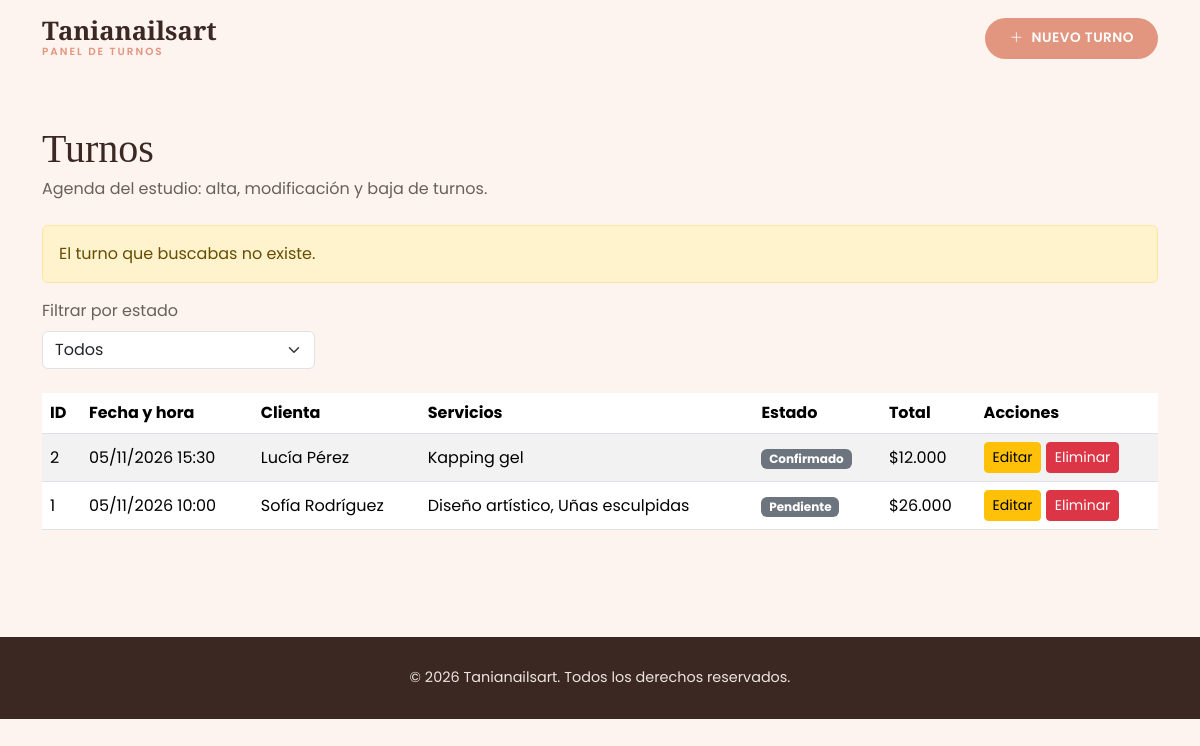
Screenshot of /admin/index.php?status=notfound with the database file from the repository.
### tables this page shows
CREATE TABLE turnos (
  id          INT AUTO_INCREMENT PRIMARY KEY,
  usuario_id  INT NOT NULL,
  estado_id   INT NOT NULL,
  fecha_hora  DATETIME NOT NULL,
  notas       TEXT,
  created_at  TIMESTAMP DEFAULT CURRENT_TIMESTAMP,
  updated_at  TIMESTAMP DEFAULT CURRENT_TIMESTAMP ON UPDATE CURRENT_TIMESTAMP,
  CONSTRAINT fk_turnos_usuario
    FOREIGN KEY (usuario_id) REFERENCES usuarios(id),
  CONSTRAINT fk_turnos_estado
    FOREIGN KEY (estado_id) REFERENCES estados_turno(id),
   
  CONSTRAINT uq_turnos_fecha_hora UNIQUE (fecha_hora)
);

CREATE TABLE estados_turno (
  id          INT AUTO_INCREMENT PRIMARY KEY,
  nombre      VARCHAR(30) NOT NULL UNIQUE,
  created_at  TIMESTAMP DEFAULT CURRENT_TIMESTAMP,
  updated_at  TIMESTAMP DEFAULT CURRENT_TIMESTAMP ON UPDATE CURRENT_TIMESTAMP
);

### includes/funciones.php (called while the page is built, shortened)
<?php
function h($valor): string
{
    return htmlspecialchars((string) ($valor ?? ''), ENT_QUOTES | ENT_SUBSTITUTE, 'UTF-8');
}

### admin/index.php (the view, shortened to what this page needs)
<?php
require_once __DIR__ . '/../config/conexion.php';
require_once __DIR__ . '/../includes/funciones.php';
$estado = filter_input(INPUT_GET, 'estado', FILTER_VALIDATE_INT) ?: null;
$sql = "SELECT t.id, t.fecha_hora, t.notas,
               CONCAT(u.nombre, ' ', u.apellido) AS clienta,
               e.nombre AS estado,
               GROUP_CONCAT(s.nombre ORDER BY s.nombre SEPARATOR ', ') AS servicios,
               COALESCE(SUM(d.precio_aplicado), 0) AS total
        FROM turnos t
        INNER JOIN usuarios u       ON u.id = t.usuario_id
        INNER JOIN estados_turno e  ON e.id = t.estado_id
        LEFT JOIN detalle_turno d   ON d.turno_id = t.id
        LEFT JOIN servicios s       ON s.id = d.servicio_id
        WHERE (:estado IS NULL OR t.estado_id = :estado2)
        GROUP BY t.id, t.fecha_hora, t.notas, u.nombre, u.apellido, e.nombre
        ORDER BY t.fecha_hora DESC";
$stmt = $pdo->prepare($sql);
$stmt->execute([':estado' => $estado, ':estado2' => $estado]);
$turnos = $stmt->fetchAll();
$mensajes = [
    'created' => ['success', 'Turno creado correctamente.'],
    'updated' => ['success', 'Turno actualizado correctamente.'],
    'deleted' => ['success', 'Turno eliminado correctamente.'],
    'notfound' => ['warning', 'El turno que buscabas no existe.'],
    'error'   => ['danger', 'No se pudo completar la operación.'],
];
$status = $_GET['status'] ?? '';
$aviso = $mensajes[$status] ?? null;
include __DIR__ . '/../includes/header.php';
?>
<h1 class="mb-1">Turnos</h1>
<p class="mb-4">Agenda del estudio: alta, modificación y baja de turnos.</p>
<?php if ($aviso): ?>
  <div class="alert alert-<?= h($aviso[0]) ?>" role="alert"><?= h($aviso[1]) ?></div>
<?php endif; ?>
<form method="get" class="row g-2 mb-4 align-items-end">
  <div class="col-sm-5 col-md-3">
    <label for="estado" class="form-label">Filtrar por estado</label>
    <select id="estado" name="estado" class="form-select" onchange="this.form.submit()">
      <option value="">Todos</option>
    </select>
  </div>
</form>
<?php if (empty($turnos)): ?>
  <div class="alert alert-info">No hay turnos para mostrar. <a href="crear.php">Cargá el primero</a>.</div>
<?php else: ?>
  <div class="table-responsive">
    <table class="table table-striped align-middle bg-white">
      <thead>
        <tr><th>ID</th><th>Fecha y hora</th><th>Clienta</th><th>Servicios</th><th>Estado</th><th>Total</th><th>Acciones</th></tr>
      </thead>
      <tbody>
        <?php foreach ($turnos as $t): ?>
          <tr>
            <td><?= h($t['id']) ?></td>
            <td><?= h(date('d/m/Y H:i', strtotime($t['fecha_hora']))) ?></td>
            <td><?= h($t['clienta']) ?></td>
            <td><?= h($t['servicios']) ?></td>
            <td><span class="badge text-bg-secondary"><?= h(ucfirst($t['estado'])) ?></span></td>
            <td>$<?= h(number_format($t['total'], 0, ',', '.')) ?></td>
            <td class="text-nowrap">
              <a href="editar.php?id=<?= h($t['id']) ?>" class="btn btn-sm btn-warning">Editar</a>
              <form action="eliminar.php" method="post" class="d-inline"
                    onsubmit="return confirm('¿Confirma eliminar este turno?')">
                <button type="submit" class="btn btn-sm btn-danger">Eliminar</button>
              </form>
            </td>
          </tr>
        <?php endforeach; ?>
      </tbody>
    </table>
  </div>
<?php endif; ?>
<?php include __DIR__ . '/../includes/footer.php'; ?>

### css/estilos.css (style rules this page uses)
:root { --color-fondo-claro: #fdf3ef; --color-salmon: #e2967f; --color-salmon-oscuro: #d1826c; --color-texto-oscuro: #3b2822; --color-texto-gris: #6b6058; --color-blanco: #ffffff; --fuente-titulos: "Playfair Display", serif; --fuente-texto: "Poppins", sans-serif; }
body { font-family: var(--fuente-texto); color: var(--color-texto-gris); background-color: var(--color-fondo-claro); }
h1, h2, h3, .fuente-serif { font-family: var(--fuente-titulos); color: var(--color-texto-oscuro); }

### rows the page displays
turnos: id "2", fecha_hora "05/11/2026 15:30", clienta "Lucía Pérez", servicios "Kapping gel", estado.nombre "Confirmado", total "12.000"
turnos: id "1", fecha_hora "05/11/2026 10:00", clienta "Sofía Rodríguez", servicios "Diseño artístico, Uñas esculpidas", estado.nombre "Pendiente", total "26.000"

### other values shown
$aviso[1] "El turno que buscabas no existe."
